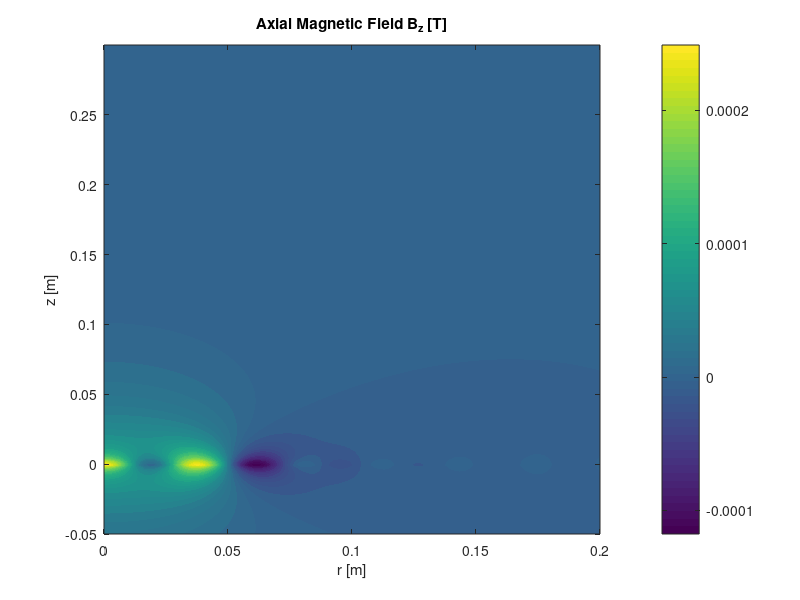
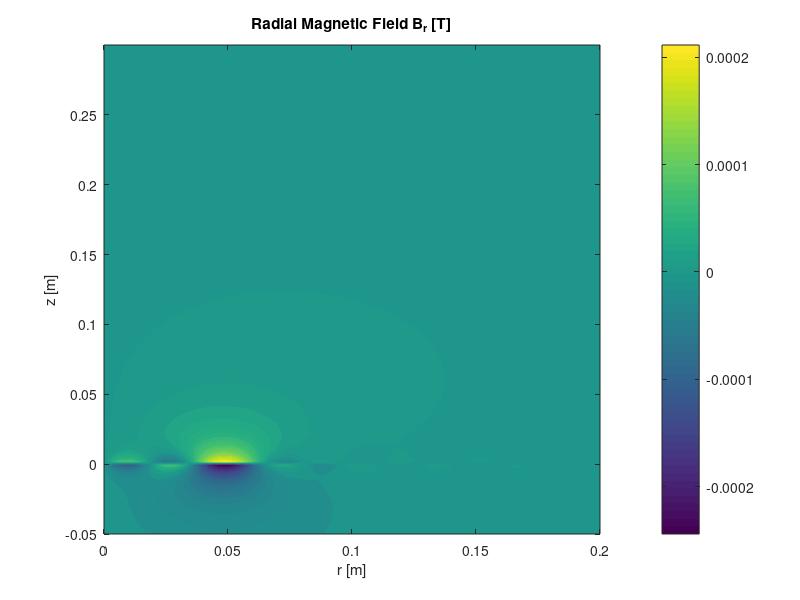

Source code (MATLAB) for these figures, in order:
%% 3D Cylindrical Magnetorquer Solver using Bessel Functions
% Computes B_r and B_z for a single loop using Bessel function integral

clear; clc;

%% Physical constants
mu0 = 4*pi*1e-7;  % H/m

%% Coil parameters
I = 1.0;          % current [A]
Rcoil = 0.05;     % loop radius [m]
zcoil = 0.0;      % axial position [m]

%% Observation points
rmax = 0.2; Nr = 100;
zmax = 0.3; Nz = 150;
r = linspace(0,rmax,Nr);
z = linspace(-0.05,zmax,Nz);
[R,Z] = meshgrid(r,z);

%% Bessel function integration parameters
Nint = 200;          % number of integration points
kmax = 200;          % maximum Bessel function argument
k = linspace(0,kmax,Nint);  % integration variable

%% Preallocate B fields
Br = zeros(Nz,Nr);
Bz = zeros(Nz,Nr);

%% Compute fields using the analytical formula (see Smythe "Static and Dynamic Electricity")
for i = 1:Nz
    for j = 1:Nr
        r_obs = R(i,j);
        z_obs = Z(i,j) - zcoil;
        
        % B_r and B_z integral using Bessel functions
        integrand_Bz = k .* besselj(0,k*r_obs) .* exp(-k*abs(z_obs)) .* besselj(1,k*Rcoil);
        integrand_Br = k .* besselj(1,k*r_obs) .* exp(-k*abs(z_obs)) .* besselj(1,k*Rcoil);
        
        Bz(i,j) = mu0*I/(2*pi) * trapz(k,integrand_Bz);
        Br(i,j) = mu0*I/(2*pi) * sign(z_obs) * trapz(k,integrand_Br);
    end
end

%% Plot B_z
figure;
contourf(R,Z,Bz,50,'LineColor','none');
colorbar;
xlabel('r [m]');
ylabel('z [m]');
title('Axial Magnetic Field B_z [T]');

%% Plot B_r
figure;
contourf(R,Z,Br,50,'LineColor','none');
colorbar;
xlabel('r [m]');
ylabel('z [m]');
title('Radial Magnetic Field B_r [T]');
